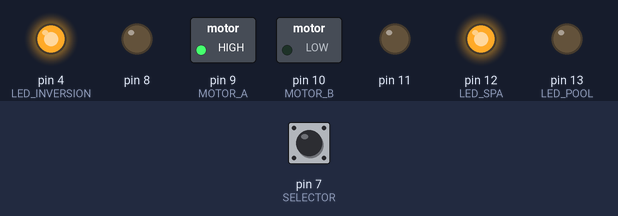
Bench run of a sketch on a simulated Arduino Uno, built with avr-gcc and run on an emulated ATmega328P. On the bench: switched loads named in the sketch (green lamp = pin HIGH), output pins drawn as LEDs (lit = HIGH). The inputs (shaded band) are chosen by the test bench; at power-on: pin 7 (SELECTOR) HIGH.

Above: at 1.2 s.
1.3 s: pin 7 (SELECTOR) pulled LOW for 0.15 s
At 1.37 s:
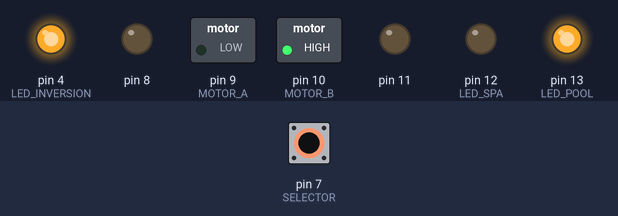
4.4 s: pin 7 (SELECTOR) pulled LOW for 1 s
At 6.4 s:
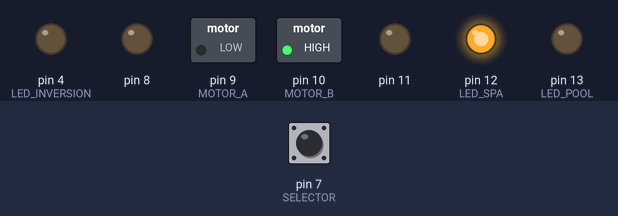
8.4 s: pin 7 (SELECTOR) pulled LOW for 3.2 s
At 9.6 s:
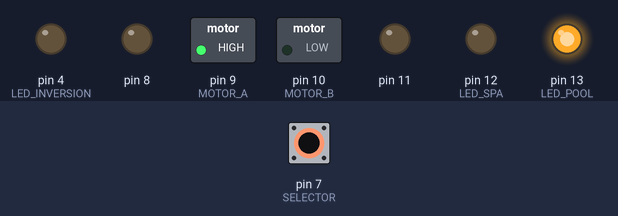
Timing chart, 0 to 16.5 s (numbered marks = the images above; inputs shaded):
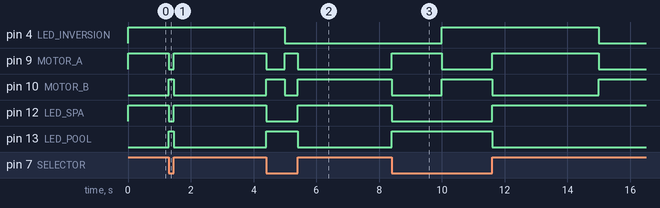

The sketch:

ion-firmware.ino
```cpp
#define MOTOR_A 9
#define MOTOR_B 10
#define SELECTOR 7
#define LED_SPA 12
#define LED_POOL 13
#define LED_INVERSION 4


bool invert = false;
unsigned long stateSec = 0;
const long stop = 5000;

void setup()
{
  for( int i = 7; i <= 13; i++ )
  {
      pinMode(i, OUTPUT);
  }

  pinMode( SELECTOR, INPUT_PULLUP );
  pinMode( LED_SPA, OUTPUT );
  pinMode( LED_POOL, OUTPUT );
  pinMode( LED_INVERSION, OUTPUT );
}

void loop()
{
  unsigned long timer = millis();


  if (timer - stateSec >= stop) {
    stateSec = timer;
    invert = !invert; // Correção da inversão booleana
  }

  // LÓGICA DO SELETOR 0
  if( digitalRead( SELECTOR ) == 0 )
  {
    digitalWrite( LED_POOL, HIGH );
    digitalWrite( LED_SPA,  LOW );

    if( invert == false )
    {
       digitalWrite( MOTOR_A, LOW );
       digitalWrite( MOTOR_B, HIGH );
       digitalWrite( LED_INVERSION, HIGH );
    }
    else
    {
       digitalWrite( MOTOR_A, HIGH );
       digitalWrite( MOTOR_B, LOW );
       digitalWrite( LED_INVERSION, LOW );
    }
  }
  else
  {
    digitalWrite( LED_POOL, LOW );
    digitalWrite( LED_SPA,  HIGH );

    if( invert == false )
    {
       analogWrite( MOTOR_A, 255 );
       digitalWrite( MOTOR_B, LOW );
       digitalWrite( LED_INVERSION, HIGH );
    }
    else
    {
       digitalWrite( MOTOR_A, LOW );
       analogWrite( MOTOR_B, 255 );
       digitalWrite( LED_INVERSION, LOW );
    }
  }
}
```

Measured:
- after the input at 1.3 s, pin 9 (MOTOR_A), pin 12 (LED_SPA): HIGH → LOW at once, → HIGH 0.15 s later; pin 10 (MOTOR_B), pin 13 (LED_POOL): LOW → HIGH at once, → LOW 0.15 s later
- after the input at 4.4 s, pin 9 (MOTOR_A): HIGH → LOW after 0.00 s instead of 0.60 s; pin 10 (MOTOR_B): LOW → HIGH after 0.00 s instead of 0.60 s; pin 12 (LED_SPA): HIGH → LOW at once, → HIGH 1.0 s later; pin 13 (LED_POOL): LOW → HIGH at once, → LOW 1.0 s later
- after the input at 8.4 s, pin 12 (LED_SPA): HIGH → LOW at once, → HIGH 3.2 s later; pin 13 (LED_POOL): LOW → HIGH at once, → LOW 3.2 s later
